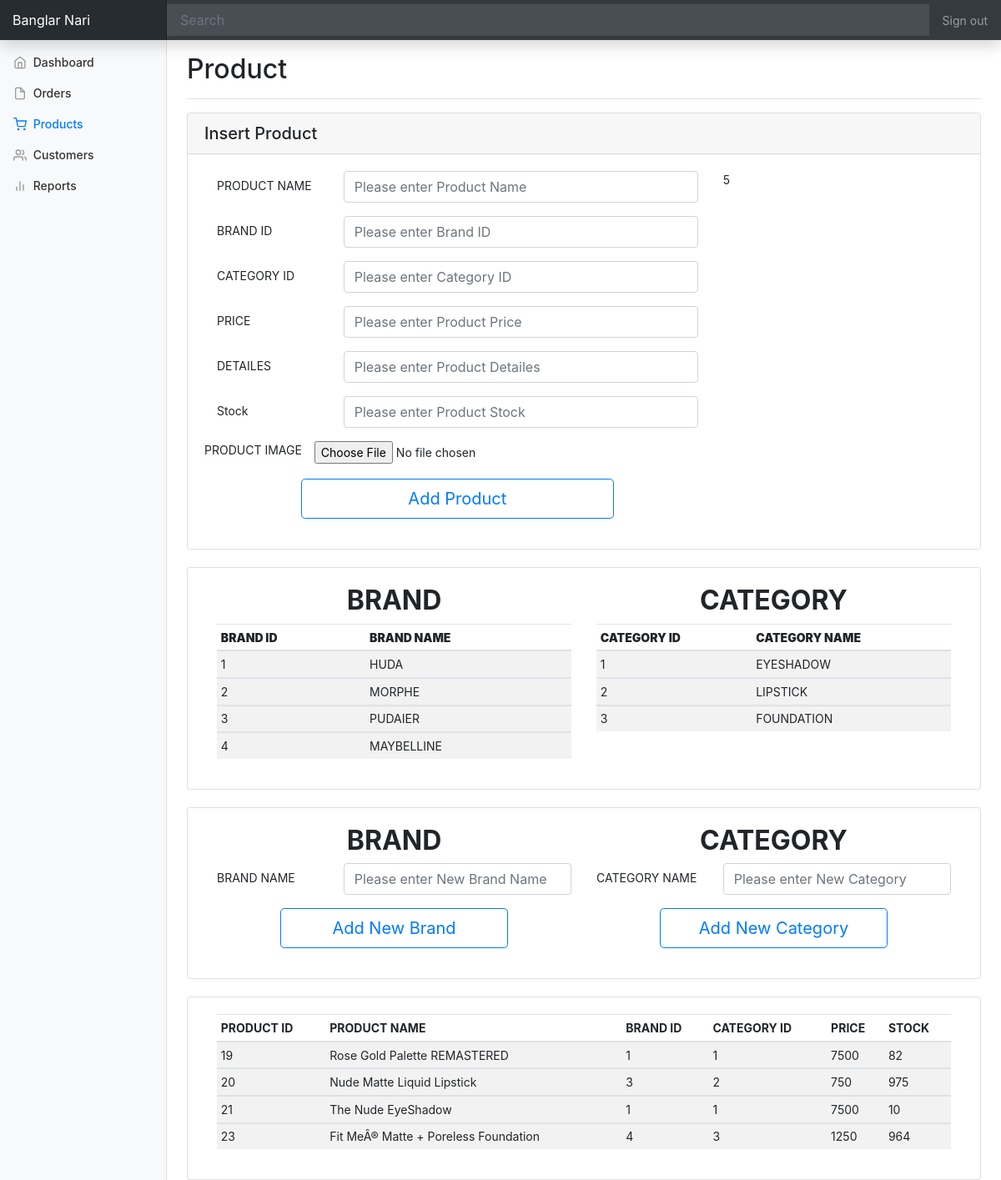
Screenshot of /adminproduct.php (signed in) with the database file from the repository.
### tables this page shows
CREATE TABLE `brand` (
  `BRANDID` int(11) NOT NULL,
  `BRANDNAME` varchar(255) NOT NULL
);

CREATE TABLE `category` (
  `CATEGORYID` int(11) NOT NULL,
  `CATEGORYNAME` varchar(255) NOT NULL
);

CREATE TABLE `product` (
  `PRODUCTID` int(11) NOT NULL,
  `PRODUCTNAME` varchar(255) NOT NULL,
  `BRANDID` int(11) NOT NULL,
  `CATEGORYID` int(11) NOT NULL,
  `PRICE` int(11) NOT NULL,
  `DETAILES` varchar(255) NOT NULL,
  `PRODUCTIMAGE` longblob NOT NULL,
  `STOCK` int(11) NOT NULL DEFAULT 0
);

### adminproduct.php (the view, shortened to what this page needs)
<!doctype html>
<?php
	include 'connect.php';
?>
<html lang="en">
  <head>
    <link rel="stylesheet" href="css/bootstrap.min.css">
    <link href="css/dashboard.css" rel="stylesheet">
  </head>
  <body>
    <nav class="navbar navbar-dark fixed-top bg-dark flex-md-nowrap p-0 shadow">
      <a class="navbar-brand col-sm-3 col-md-2 mr-0" href="adminindex.php">Banglar Nari</a>
      <input class="form-control form-control-dark w-100" type="text" placeholder="Search" aria-label="Search">
      <ul class="navbar-nav px-3">
        <li class="nav-item text-nowrap">
          <a class="nav-link" href="logout.php">Sign out</a>
        </li>
      </ul>
    </nav>
    <div class="container-fluid">
      <div class="row">
        <nav class="col-md-2 d-none d-md-block bg-light sidebar">
          <div class="sidebar-sticky">
            <ul class="nav flex-column">
              <li class="nav-item">
                <a class="nav-link" href="adminindex.php">
                  <span data-feather="home"></span>
                  Dashboard
                </a>
              </li>
              <li class="nav-item">
                <a class="nav-link" href="adminorder.php">
                  <span data-feather="file"></span>
                  Orders
                </a>
              </li>
              <li class="nav-item">
                <a class="nav-link active" href="adminproduct.php">
                  <span data-feather="shopping-cart"></span>
                  Products <span class="sr-only">(current)</span>
                </a>
              </li>
              <li class="nav-item">
                <a class="nav-link" href="admincustomer.php">
                  <span data-feather="users"></span>
                  Customers
                </a>
              </li>
              <li class="nav-item">
                <a class="nav-link" href="adminreport.php?<?php echo 'dateFrom='.date('Y-m').'-01&dateTo='.date('Y-m-d');?>">
                  <span data-feather="bar-chart-2"></span>
                  Reports
                </a>
              </li>
            </ul>
          </div>
        </nav>
        <main role="main" class="col-md-9 ml-sm-auto col-lg-10 px-4">
			<div class="d-flex justify-content-between flex-wrap flex-md-nowrap align-items-center pt-3 pb-2 mb-3 border-bottom">
				<h1 class="h2">Product</h1>
			</div>
			<div class="card">
				<h5 class="card-header">Insert Product</h5>
				<div class="card-body">
					<div class="container">
						<div class="row">
							<div class="col-sm-8">
								<form method="POST" enctype="multipart/form-data">
									<div class="form-group row">
										<label for="staticEmail" class="col-sm-3 col-form-label">PRODUCT NAME</label>
										<div class="col-sm-9">
										  <input type="text" name="PRODUCTNAME" class="form-control" id="exampleInputEmail1" aria-describedby="emailHelp" placeholder="Please enter Product Name">
										</div>
									</div>
									<div class="form-group row">
										<label for="staticEmail" class="col-sm-3 col-form-label">BRAND ID</label>
										<div class="col-sm-9">
										  <input type="text" name="BRANDID" class="form-control" id="exampleInputEmail1" aria-describedby="emailHelp" placeholder="Please enter Brand ID">
										</div>
									</div>
									<div class="form-group row">
										<label for="staticEmail" class="col-sm-3 col-form-label">CATEGORY ID</label>
										<div class="col-sm-9">
										  <input type="text" name="CATEGORYID" class="form-control" id="exampleInputEmail1" aria-describedby="emailHelp" placeholder="Please enter Category ID">
										</div>
									</div>
									<div class="form-group row">
										<label for="staticEmail" class="col-sm-3 col-form-label">PRICE</label>
										<div class="col-sm-9">
										  <input type="text" name="PRICE" class="form-control" id="exampleInputEmail1" aria-describedby="emailHelp" placeholder="Please enter Product Price">
										</div>
									</div>
									<div class="form-group row">
										<label for="staticEmail" class="col-sm-3 col-form-label">DETAILES</label>
										<div class="col-sm-9">
										  <input type="text" name="DETAILES" class="form-control" id="exampleInputEmail1" aria-describedby="emailHelp" placeholder="Please enter Product Detailes">
										</div>
									</div>
									<div class="form-group row">
										<label for="staticEmail" class="col-sm-3 col-form-label">Stock</label>
										<div class="col-sm-9">
										  <input type="text" name="stock" class="form-control" id="exampleInputEmail1" aria-describedby="emailHelp" placeholder="Please enter Product Stock">
										</div>
									</div>
									<div class="form-group row">
										<label for="exampleFormControlFile1">PRODUCT IMAGE</label>
										<div class="col-sm-9">
											<input type="file" name="images" class="form-control-file" id="images">
										</div>
									</div>
									<div class="form-group row">
										<div class="col-sm-2"></div>
										<div class="col-sm-8"><input type="submit" name='product' class="btn btn-outline-primary btn-lg btn-block fas fa-user-plus" value="Add Product"></div>
										<div class="col-sm-2"></div>
									</div>
								</form>
							</div>
							<div class="col-sm">
								5
							</div>
						</div>
					</div>
				</div>
			</div>
			<br>
			<div class="card">
				<div class="card-body">
					<div class="container">
						<div class="row">
							<div class="col-sm-6">
								<h2 class="text-center"><strong>BRAND</strong></h2>
								<div class="table-responsive">
									<table class="table table-striped table-sm">
										<thead>
											<tr>
												<th><strong>BRAND ID</strong></th>
												<th><strong>BRAND NAME</strong></th>
											</tr>
										</thead>
										<?php
											$table = "select * from BRAND";
											$r = mysqli_query($link, $table);
											while($result = mysqli_fetch_assoc($r))
											{
										?>
										<tbody>
											<tr onClick="BrandClick(<?php echo $result['BRANDID'];?>,'<?php echo $result['BRANDNAME'];?>')">
												<td><?php echo $result['BRANDID'];?></td>
												<td><?php echo $result['BRANDNAME'];?></td>
											</tr>
										</tbody>
										<?php
											}
										?>
									</table>
								</div>
							</div>
							<div class="col-sm-6">
								<h2 class="text-center"><strong>CATEGORY</strong></h2>
								<div class="table-responsive">
									<table class="table table-striped table-sm">
										<thead>
											<tr>
												<th><strong>CATEGORY ID</strong></th>
												<th><strong>CATEGORY NAME</strong></th>
											</tr>
										</thead>
										<?php
											$table = "select * from CATEGORY";
											$r = mysqli_query($link, $table);
											while($result = mysqli_fetch_assoc($r))
											{
										?>
										<tbody>
											<tr onClick="CategoryClick(<?php echo $result['CATEGORYID'];?>,'<?php echo $result['CATEGORYNAME'];?>')">
												<td><?php echo $result['CATEGORYID'];?></td>
												<td><?php echo $result['CATEGORYNAME'];?></td>
											</tr>
										</tbody>
										<?php
											}
										?>
									</table>
								</div>
							</div>
						</div>
					</div>
				</div>
			</div>
			<br>
			<div class="card">
				<div class="card-body">
					<div class="container">
						<div class="row">
							<div class="col-sm-6">
								<h2 class="text-center"><strong>BRAND</strong></h2>
								<form method="POST">
									<div class="form-group row">
										<label for="staticEmail" class="col-sm-4 col-form-label">BRAND NAME</label>
										<div class="col-sm-8">
										  <input type="text" name="BRANDNAME" class="form-control" id="exampleInputEmail1" aria-describedby="emailHelp" placeholder="Please enter New Brand Name">
										</div>
									</div>
									<div class="form-group row">
										<div class="col-sm-2"></div>
										<div class="col-sm-8"><input type="submit" name='brand' class="btn btn-outline-primary btn-lg btn-block fas fa-user-plus" value="Add New Brand"></div>
										<div class="col-sm-2"></div>
									</div>
								</form>
							</div>
							<div class="col-sm-6">
								<h2 class="text-center"><strong>CATEGORY</strong></h2>
								<form method="POST">
									<div class="form-group row">
										<label for="staticEmail" class="col-sm-4 col-form-label">CATEGORY NAME</label>
										<div class="col-sm-8">
										  <input type="text" name="CATEGORYNAME" class="form-control" id="exampleInputEmail1" aria-describedby="emailHelp" placeholder="Please enter New Category">
										</div>
									</div>
									<div class="form-group row">
										<div class="col-sm-2"></div>
										<div class="col-sm-8"><input type="submit" name='category' class="btn btn-outline-primary btn-lg btn-block fas fa-user-plus" value="Add New Category"></div>
										<div class="col-sm-2"></div>
									</div>
								</form>
							</div>
						</div>
					</div>
				</div>
			</div>
			<br>
			<div class="card">
				<div class="card-body">
					<div class="container">
						<div class="table-responsive">
							<table class="table table-striped table-sm">
								<thead>
									<tr>
										<th>PRODUCT ID</th>
										<th>PRODUCT NAME</th>
										<th>BRAND ID</th>
										<th>CATEGORY ID</th>
										<th>PRICE</th>
										<th>STOCK</th>
									</tr>
								</thead>
								<?php
									$table = "select * from PRODUCT";
									$r = mysqli_query($link, $table);
									while($result = mysqli_fetch_assoc($r))
									{
								?>
								<tbody>
									<tr onClick="ProductClick(<?php echo $result['PRODUCTID'];?>,'<?php echo $result['PRODUCTNAME'];?>','<?php echo $result['BRANDID'];?>','<?php echo $result['CATEGORYID'];?>','<?php echo $result['PRICE'];?>','<?php echo $result['STOCK'];?>')">
										<td><?php echo $result['PRODUCTID'];?></td>
										<td><?php echo $result['PRODUCTNAME'];?></td>
										<td><?php echo $result['BRANDID'];?></td>
										<td><?php echo $result['CATEGORYID'];?></td>
										<td><?php echo $result['PRICE'];?></td>
										<td><?php echo $result['STOCK'];?></td>
									</tr>
								</tbody>
								<?php
									}
								?>
							</table>
						</div>
					</div>
				</div>
			</div>
        </main>
      </div>
    </div>
  </body>
</html>

### css/dashboard.css (style rules this page uses)
body { font-size: .875rem; }
.feather { width: 16px; height: 16px; vertical-align: text-bottom; }
.sidebar { position: fixed; top: 0; bottom: 0; left: 0; z-index: 100; padding: 48px 0 0; box-shadow: inset -1px 0 0 rgba(0, 0, 0, .1); }
.sidebar-sticky { position: relative; top: 0; height: calc(100vh - 48px); padding-top: .5rem; overflow-x: hidden; overflow-y: auto; }
.sidebar .nav-link { font-weight: 500; color: #333; }
.sidebar .nav-link .feather { margin-right: 4px; color: #999; }
.sidebar .nav-link.active { color: #007bff; }
.sidebar .nav-link:hover .feather, .sidebar .nav-link.active .feather { color: inherit; }
[role="main"] { padding-top: 48px; }
.navbar-brand { padding-top: .75rem; padding-bottom: .75rem; font-size: 1rem; background-color: rgba(0, 0, 0, .25); box-shadow: inset -1px 0 0 rgba(0, 0, 0, .25); }
.navbar .form-control { padding: .75rem 1rem; border-width: 0; border-radius: 0; }
.form-control-dark { color: #fff; background-color: rgba(255, 255, 255, .1); border-color: rgba(255, 255, 255, .1); }

### rows the page displays
brand: BRANDID "1", BRANDNAME "HUDA"
brand: BRANDID "2", BRANDNAME "MORPHE"
brand: BRANDID "3", BRANDNAME "PUDAIER"
brand: BRANDID "4", BRANDNAME "MAYBELLINE"
category: CATEGORYID "1", CATEGORYNAME "EYESHADOW"
category: CATEGORYID "2", CATEGORYNAME "LIPSTICK"
category: CATEGORYID "3", CATEGORYNAME "FOUNDATION"
product: PRODUCTID "19", PRODUCTNAME "Rose Gold Palette REMASTERED", BRANDID "1", CATEGORYID "1", PRICE "7500", STOCK "82"
product: PRODUCTID "20", PRODUCTNAME "Nude Matte Liquid Lipstick", BRANDID "3", CATEGORYID "2", PRICE "750", STOCK "975"
product: PRODUCTID "21", PRODUCTNAME "The Nude EyeShadow", BRANDID "1", CATEGORYID "1", PRICE "7500", STOCK "10"
product: PRODUCTID "23", PRODUCTNAME "Fit MeÂ® Matte + Poreless Foundation", BRANDID "4", CATEGORYID "3", PRICE "1250", STOCK "964"
